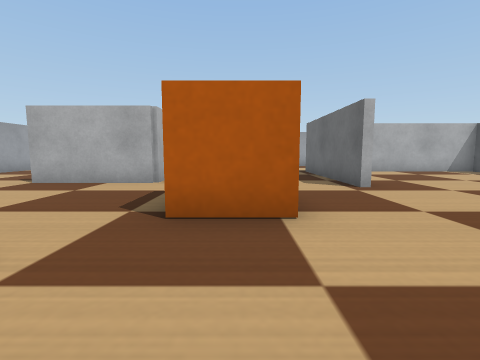
View 1 (above)

22 first-person views from a walk through a robot-simulator world made for Webots. The camera is 0.04 m above the floor, tilts 6° down and sees 85° across. The floor is counted in squares, 0.05 m on a side. Each view is taken from the middle of a square. On the plan, view 1 faces up. The plan holds only what a view shows up to about 9 squares ahead; the rest is blank. Robots are left out. Webots' stock objects and surfaces are drawn as simple stand-ins.

View 2
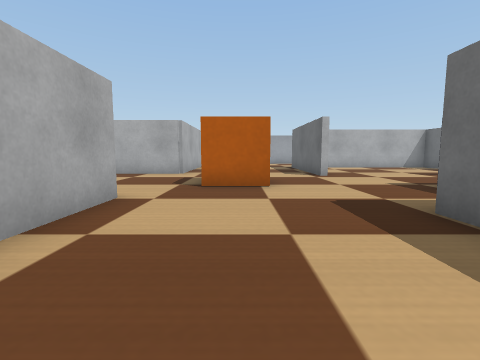

View 3
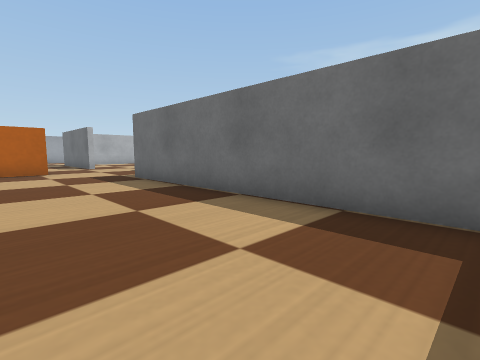

View 4
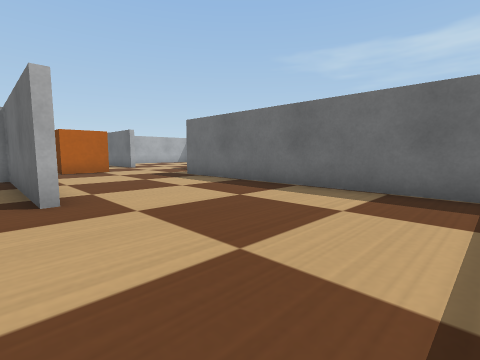

View 5
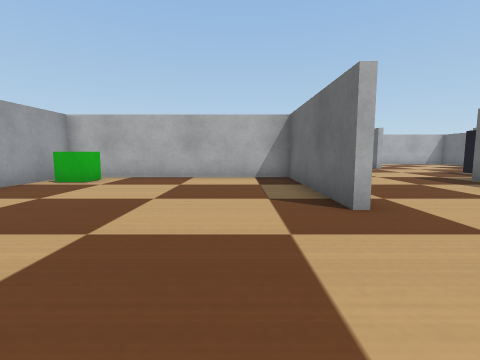

View 6
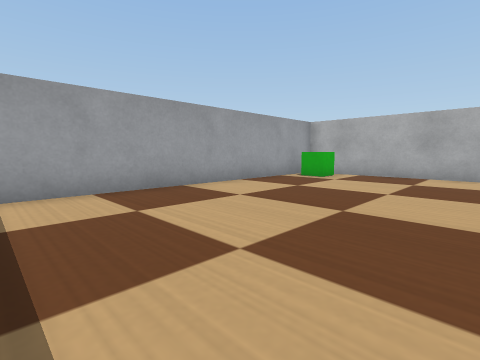

View 7
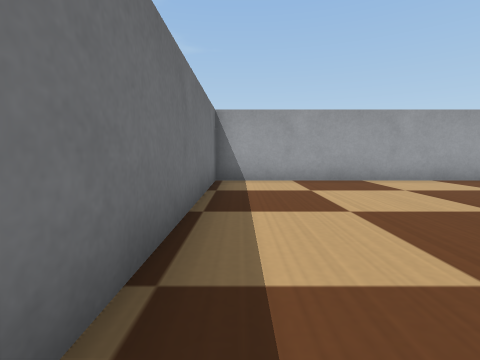

View 8
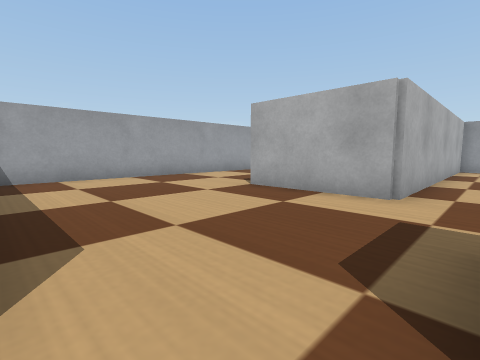

View 9
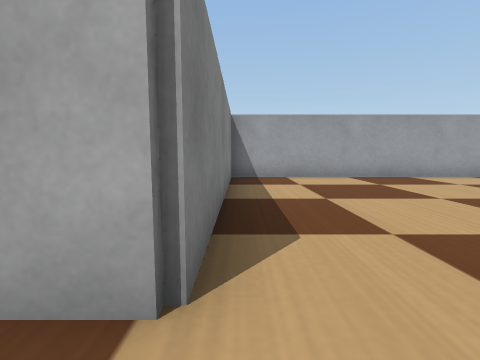

View 10
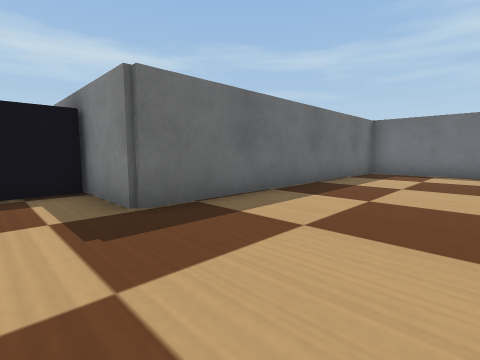

View 11
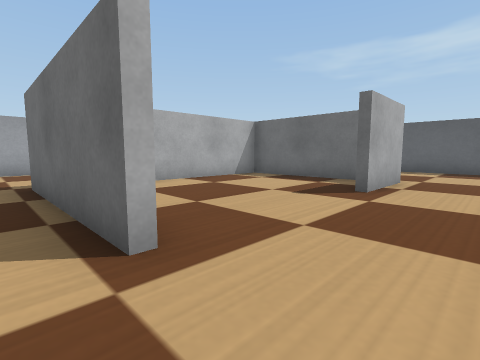

View 12
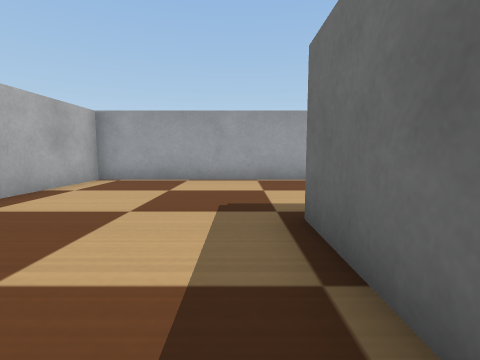

View 13
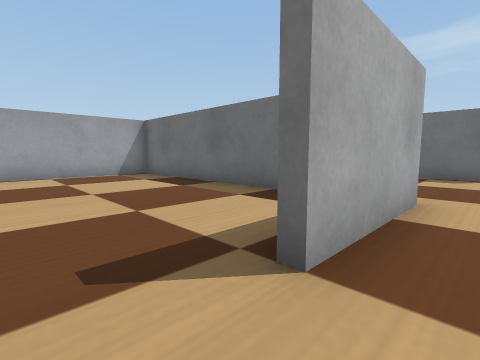

View 14
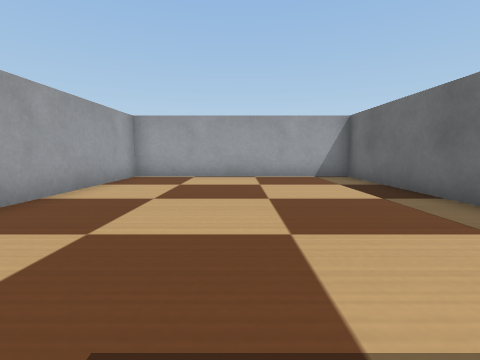

View 15
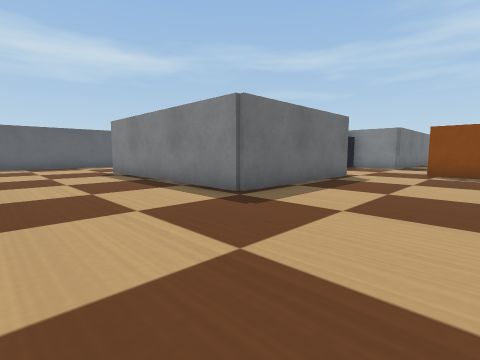

View 16
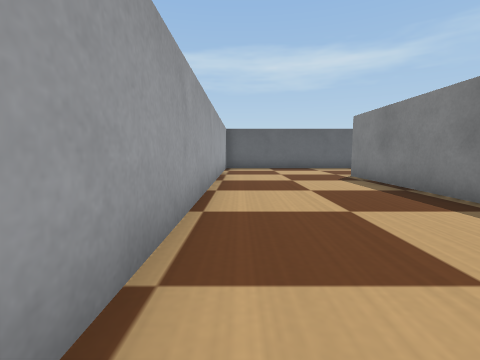

View 17
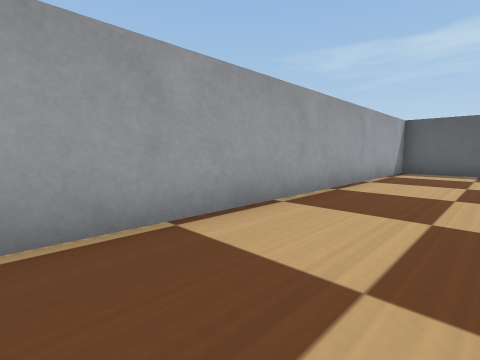

View 18
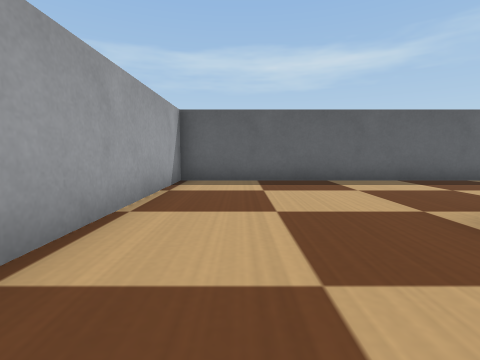

View 19
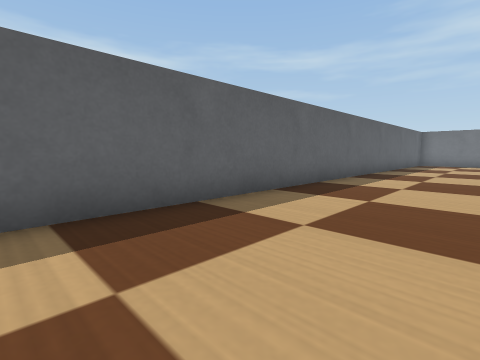

View 20
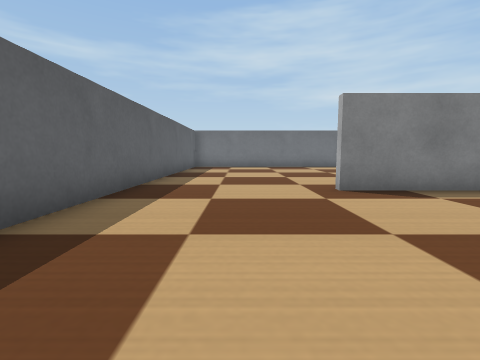

View 21
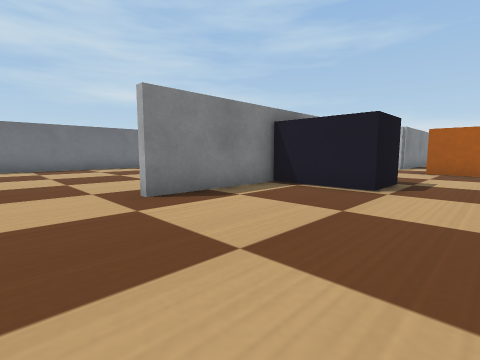

View 22
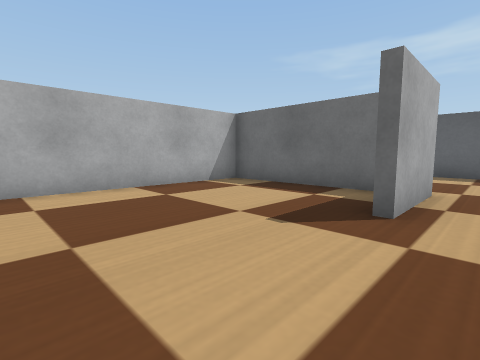

### Floor plan
Key: @ floor where view 1 was taken; # wall or solid block; . floor; = window, fence, low wall or low ledge; T thing the floor can be seen under or through.
Columns run from 10 left of view 1 to 15 right of it. Each row starts with its distance up from view 1.
 16 ##########################
 15 #.......#................#
 14 #.......#................#
 13 #.......#................#
 12 #.......#................#
 11 #.......#....########....#
 10 #.......#....#......#....#
  9 #.......#....#......#....#
  8 #.......#....#......#....#
  7 #....####....#......#....#
  6 #............#....###....#
  5 #........T#..............#
  4 #........ ##.............#
  3 #........T##...##........#
  2 #######TT......##........#
  1 ###.....T......##........#
  0 #==.....T.@..#######.....#
 -1 #.......T....#     ......#
 -2 #.......#....#     ......#
 -3 #.......#....#     ......#
 -4 #............#     ....
 -5 #............#     ...
 -6 #............#      ..
 -7 #............#
 -8 #............#
 -9 ############

Positions as (right, up) in squares from view 1, and headings:
1: (0, 0), facing up
2: (0, -3), facing up
3: (-1, -8), facing up-right
4: (-3, -8), facing up-right
5: (-4, -7), facing up
6: (-4, -8), facing up-left
7: (-2, -8), facing left
8: (-1, 2), facing up-left
9: (-1, 2), facing left
10: (-1, 2), facing down-right
11: (2, 4), facing up-right
12: (2, 8), facing up
13: (-7, 6), facing up-right
14: (-6, 7), facing up
15: (-1, 15), facing down-right
16: (1, 15), facing right
17: (3, 13), facing up-right
18: (7, 14), facing right
19: (11, 10), facing down-right
20: (12, 6), facing down
21: (12, 5), facing down-left
22: (4, 5), facing up-right
